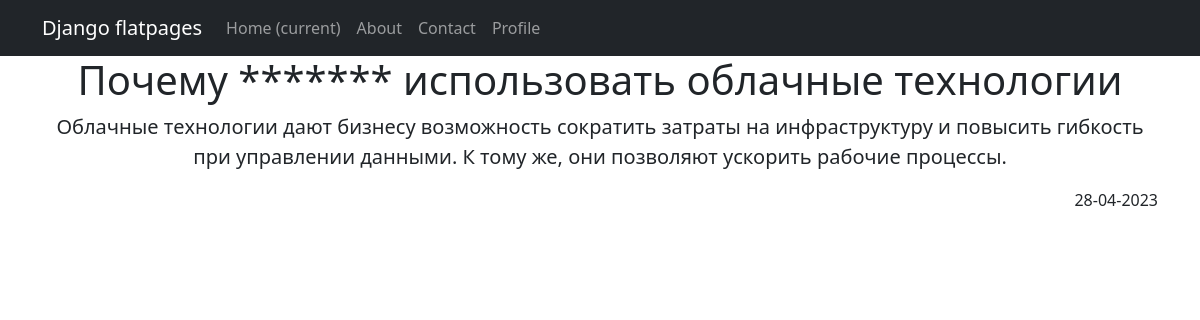
The page /news/2 on the database its author committed.
### newsportal/models.py (models this page shows, shortened)
class Post(models.Model):
    author = models.ForeignKey('Author', on_delete=models.RESTRICT)
    post_type = models.CharField(max_length=2, choices=POST)
    post_data = models.DateTimeField(auto_now_add=True)
    head_text = models.CharField(max_length=100)
    text = models.TextField(max_length=1500, default='Lorem Ipsum')
    rating = models.SmallIntegerField(default=0)
    post_cat = models.ManyToManyField(Category, through='PostCategory')

### newsportal/views.py (the view)
# urls.py: path('<int:pk>', PostDetail.as_view()),
class PostDetail(DetailView):
    model = Post
    template_name = 'post.html'
    context_object_name = 'post'

### newsportal/templatetags/custom_filters.py (called while the page is built)
@register.filter
def censor(value):
    bad_words = ['Samsung', 'выгодно', 'кожи']
    for bw in bad_words:
        value = value.replace(bw, '*' * len(bw))
    return value

### templates/post.html
{% extends 'flatpages/default.html' %}
{% load custom_filters %}
{% block content %}
<h1>{{ post.head_text|censor }}</h1>
<div align=center width=70%>
    <p style="font-size: 20px">{{ post.text|censor }}<p>
</div>
<div align=right width=70% >
    {{ post.post_data | date:"d-m-Y" }}
</div>
{% endblock content %}

### rows shown on the page
Post: head_text|censor "Почему ******* использовать облачные технологии", text|censor "Облачные технологии дают бизнесу возможность сократить затраты на инфраструктуру и повысить гибкость при управлении данными. К тому же, они позволяют ускорить рабочие процессы.", post_data "28-04-2023"
